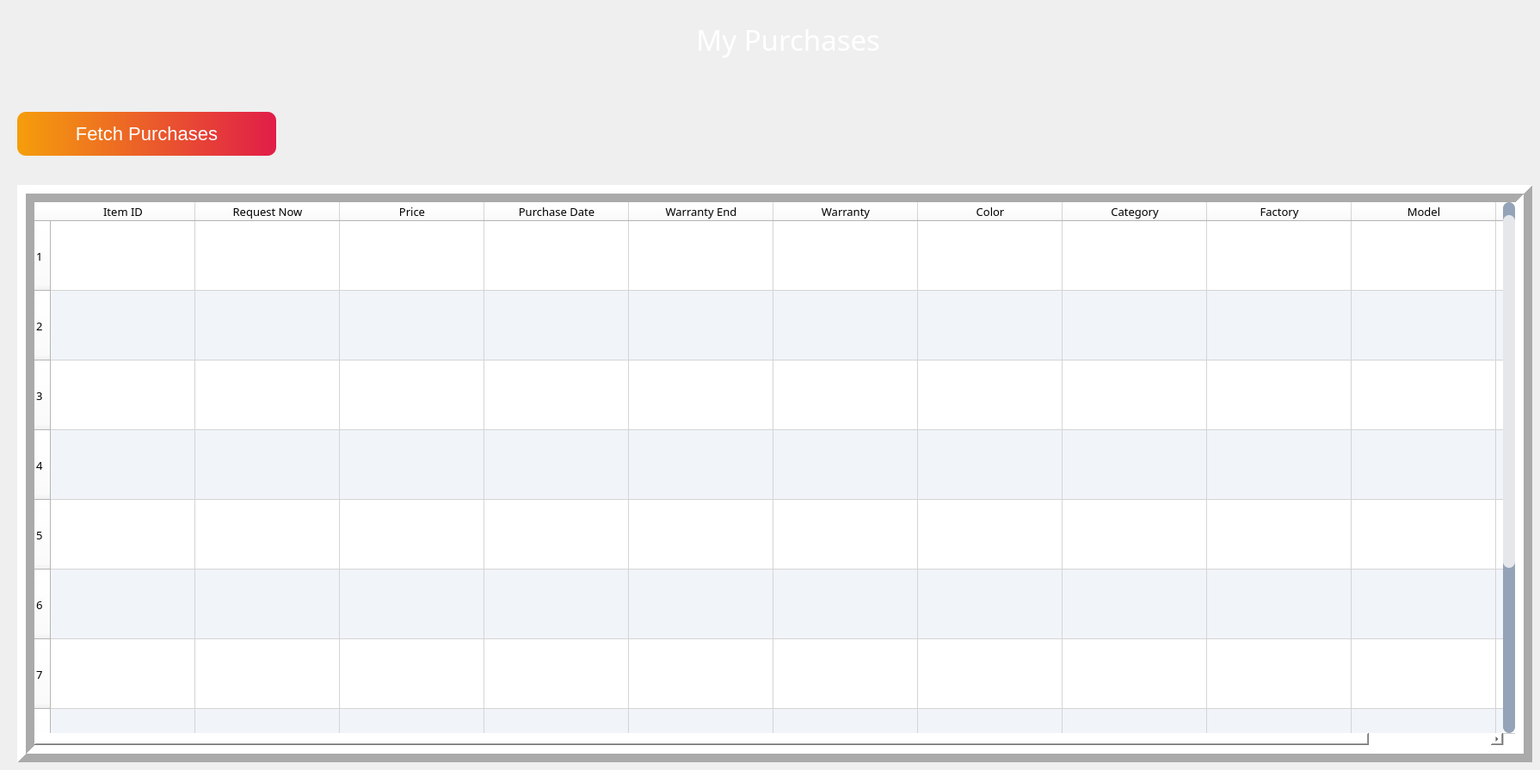
            <widget class="QWidget" name="page_2">
             <widget class="QTableWidget" name="item_table">
              <property name="geometry">
               <rect>
                <x>20</x>
                <y>215</y>
                <width>1761</width>
                <height>671</height>
               </rect>
              </property>
              <property name="sizeIncrement">
               <size>
                <width>0</width>
                <height>0</height>
               </size>
              </property>
              <property name="font">
               <font>
                <family>8514oem</family>
                <pointsize>10</pointsize>
                <weight>50</weight>
                <italic>false</italic>
                <bold>false</bold>
               </font>
              </property>
              <property name="layoutDirection">
               <enum>Qt::LeftToRight</enum>
              </property>
              <property name="autoFillBackground">
               <bool>false</bool>
              </property>
              <property name="styleSheet">
               <string notr="true">QWidget {
	background-color: rgb(255, 255, 255);
	alternate-background-color: rgb(241, 245, 249);
	font: 10pt &quot;8514oem&quot;;
}
QScrollBar:vertical {
	border: none;
    background: #94A3B8;
    width: 14px;
    margin: 15px 0 15px 0;
	border-radius: 0px;
 }

/*  HANDLE BAR VERTICAL */
QScrollBar::handle:vertical {	
	background-color: #E5E7EB;
	min-height: 30px;
	border-radius: 7px;
}
QScrollBar::handle:vertical:hover{	
	background-color: qlineargradient(spread:pad, x1:0, y1:0, x2:1, y2:0, stop:0 #6366F1, stop:1 #7C3AED);
}
QScrollBar::handle:vertical:pressed {	
	background-color: qlineargradient(spread:pad, x1:0, y1:0, x2:1, y2:0, stop:0 #4338CA, stop:1 #5B21B6);
}

/* BTN TOP - SCROLLBAR */
QScrollBar::sub-line:vertical {
	border: none;
	background-color: #94A3B8;
	height: 15px;
	border-top-left-radius: 7px;
	border-top-right-radius: 7px;
	subcontrol-position: top;
	subcontrol-origin: margin;
}
QScrollBar::sub-line:vertical:hover {	
	background-color: rgb(255, 0, 127);
}
QScrollBar::sub-line:vertical:pressed {	
	background-color: rgb(185, 0, 92);
}

/* BTN BOTTOM - SCROLLBAR */
QScrollBar::add-line:vertical {
	border: none;
	background-color:#94A3B8;
	height: 15px;
	border-bottom-left-radius: 7px;
	border-bottom-right-radius: 7px;
	subcontrol-position: bottom;
	subcontrol-origin: margin;
}
QScrollBar::add-line:vertical:hover {	
	background-color: rgb(255, 0, 127);
}
QScrollBar::add-line:vertical:pressed {	
	background-color: rgb(185, 0, 92);
}

/* RESET ARROW */
QScrollBar::up-arrow:vertical, QScrollBar::down-arrow:vertical {
	background: none;
}
QScrollBar::add-page:vertical, QScrollBar::sub-page:vertical {
	background: none;
}
</string>
              </property>
              <property name="frameShape">
               <enum>QFrame::Box</enum>
              </property>
              <property name="frameShadow">
               <enum>QFrame::Raised</enum>
              </property>
              <property name="lineWidth">
               <number>10</number>
              </property>
              <property name="sizeAdjustPolicy">
               <enum>QAbstractScrollArea::AdjustToContents</enum>
              </property>
              <property name="alternatingRowColors">
               <bool>true</bool>
              </property>
              <property name="selectionMode">
               <enum>QAbstractItemView::SingleSelection</enum>
              </property>
              <property name="selectionBehavior">
               <enum>QAbstractItemView::SelectRows</enum>
              </property>
              <property name="iconSize">
               <size>
                <width>0</width>
                <height>0</height>
               </size>
              </property>
              <property name="textElideMode">
               <enum>Qt::ElideLeft</enum>
              </property>
              <property name="sortingEnabled">
               <bool>true</bool>
              </property>
              <property name="rowCount">
               <number>10</number>
              </property>
              <property name="columnCount">
               <number>11</number>
              </property>
              <attribute name="horizontalHeaderCascadingSectionResizes">
               <bool>false</bool>
              </attribute>
              <attribute name="horizontalHeaderDefaultSectionSize">
               <number>168</number>
              </attribute>
              <attribute name="horizontalHeaderMinimumSectionSize">
               <number>26</number>
              </attribute>
              <attribute name="horizontalHeaderShowSortIndicator" stdset="0">
               <bool>true</bool>
              </attribute>
              <attribute name="horizontalHeaderStretchLastSection">
               <bool>false</bool>
              </attribute>
              <attribute name="verticalHeaderDefaultSectionSize">
               <number>81</number>
              </attribute>
              <attribute name="verticalHeaderShowSortIndicator" stdset="0">
               <bool>true</bool>
              </attribute>
              <attribute name="verticalHeaderStretchLastSection">
               <bool>false</bool>
              </attribute>
              <row/>
              <row/>
              <row/>
              <row/>
              <row/>
              <row/>
              <row/>
              <row/>
              <row/>
              <row/>
              <column>
               <property name="text">
                <string>Item ID</string>
               </property>
              </column>
              <column>
               <property name="text">
                <string>Request Now</string>
               </property>
              </column>
              <column>
               <property name="text">
                <string>Price</string>
               </property>
              </column>
              <column>
               <property name="text">
                <string>Purchase Date</string>
               </property>
              </column>
              <column>
               <property name="text">
                <string>Warranty End</string>
               </property>
              </column>
              <column>
               <property name="text">
                <string>Warranty</string>
               </property>
              </column>
              <column>
               <property name="text">
                <string>Color</string>
               </property>
              </column>
              <column>
               <property name="text">
                <string>Category</string>
               </property>
              </column>
              <column>
               <property name="text">
                <string>Factory</string>
               </property>
              </column>
              <column>
               <property name="text">
                <string>Model</string>
               </property>
              </column>
              <column>
               <property name="text">
                <string>Power Supply</string>
               </property>
              </column>
              <item row="0" column="3">
               <property name="text">
                <string/>
               </property>
              </item>
             </widget>
             <widget class="QPushButton" name="fetch_orders_button">
              <property name="geometry">
               <rect>
                <x>20</x>
                <y>130</y>
                <width>301</width>
                <height>51</height>
               </rect>
              </property>
              <property name="font">
               <font>
                <pointsize>-1</pointsize>
                <weight>50</weight>
                <italic>false</italic>
                <bold>false</bold>
               </font>
              </property>
              <property name="toolTipDuration">
               <number>0</number>
              </property>
              <property name="styleSheet">
               <string notr="true">QPushButton {
	border-top-right-radius: 10px;
	border-top-left-radius: 10px;
	border-bottom-right-radius: 10px;
	border-bottom-left-radius: 10px;
	background-color: qlineargradient(spread:pad, x1:0, y1:0, x2:1, y2:0, stop:0 #F59E0B, stop:1#E11D48);
	font: 22px;
	color: rgb(255, 255, 255);
}

QPushButton:hover {
	background-color: qlineargradient(spread:pad, x1:0, y1:0, x2:1, y2:0, stop:0 #B45309
, stop:1 #9F1239);
}

QPushButton:pressed {
	background-color: qlineargradient(spread:pad, x1:0, y1:0, x2:1, y2:0, stop:0 #B45309
, stop:1 #9F1239);
	padding-left: 5px;
	padding-top: 5px;
}</string>
              </property>
              <property name="text">
               <string>Fetch Purchases</string>
              </property>
             </widget>
             <widget class="QLabel" name="my_purchases_label">
              <property name="geometry">
               <rect>
                <x>670</x>
                <y>0</y>
                <width>411</width>
                <height>91</height>
               </rect>
              </property>
              <property name="font">
               <font>
                <family>8514oem</family>
                <pointsize>25</pointsize>
               </font>
              </property>
              <property name="styleSheet">
               <string notr="true">color: rgb(255, 255, 255);
image: url(:/SideBar/icons8-shopping-cart-48.png);
padding-right:50px;</string>
              </property>
              <property name="text">
               <string>My Purchases</string>
              </property>
              <property name="alignment">
               <set>Qt::AlignRight|Qt::AlignTrailing|Qt::AlignVCenter</set>
              </property>
             </widget>
            </widget>
